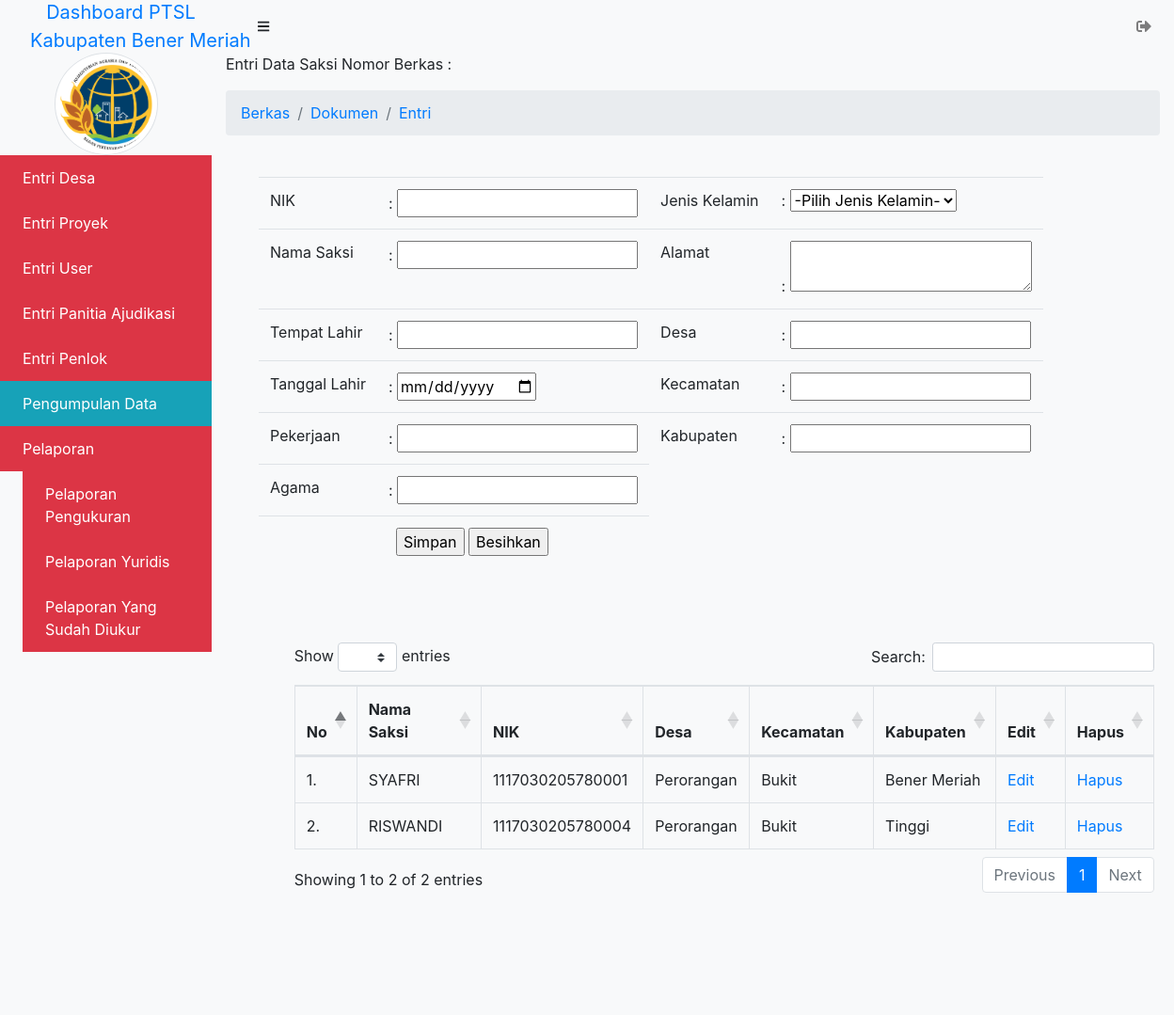
Screenshot of /admin/pemb_berkas/dokumen/entri/entri_saksi.php (signed in) with the database file from the repository.
### tables this page shows
CREATE TABLE `saksi` (
  `id_saksi` int(11) NOT NULL,
  `nik_saksi` varchar(100) NOT NULL,
  `id_jk` int(11) NOT NULL,
  `nama_saksi` varchar(225) NOT NULL,
  `alamat_saksi` text NOT NULL,
  `temp_lahir_saksi` varchar(225) NOT NULL,
  `desa_saksi` varchar(255) NOT NULL,
  `tgl_lahir_saksi` date NOT NULL,
  `kecamatan_saksi` varchar(255) NOT NULL,
  `pekerjaan_saksi` varchar(255) NOT NULL,
  `kabupaten_saksi` varchar(255) NOT NULL,
  `agama_saksi` varchar(100) NOT NULL
);

### admin/_config/config.php (called while the page is built, shortened)
<?php
function base_url($url = null) {
    $base_url = "http://localhost:8080/ptslbm";
    if ($url != null) {
        return $base_url."/".$url;
    } else {
        return $base_url;
    }
}
?>

### admin/pemb_berkas/dokumen/entri/entri_saksi.php (the view, shortened to what this page needs)
<?php $title = "Entri Data Saksi";
include_once('../../../_header.php');
?>
			<div id="layoutSidenav_content">
                <main>
                    <div class="container-fluid">
                        <p>Entri Data Saksi Nomor Berkas :</p>
                        <ol class="breadcrumb mb-4">
                            <li class="breadcrumb-item active">
                                <a href="<?= base_url('admin/pemb_berkas');?>"> Berkas</a>
                            </li>
                            <li class="breadcrumb-item active">
                                <a href="<?= base_url('admin/pemb_berkas/dokumen');?>"> Dokumen</a>
                            </li>
                            <li class="breadcrumb-item active">
                                <a href="<?= base_url('admin/pemb_berkas/dokumen/entri/entri_pemohon.php');?>"> Entri</a>
                            </li>
                        </ol>
<?php
function tambah($koneksi){
	?>
	<dir class="row">
		<div class="col-xl-12">
		<form action="" method="POST">
			<div class="form-row">
					<fieldset>
						<div class="table-responsive">
							<table class="table table-responsive-sm table-hover" border="0">
								<tr>
									<div class="col-md-3">
										<td>NIK </td>
									</div>
									<div class="col-md-3">
										<td> : <input type="number" name="nik" required /></td>
									</div>
									<div class="col-md-3">
										<td>Jenis Kelamin </td>
									</div>
									<div class="col-md-3">
										<td> :
											<select name="id_jk" required>
									            <option disabled selected value="">-Pilih Jenis Kelamin-</option>
											</select>
										</td>
									</div>
								</tr>
								<tr>
									<div class="col-md-3">
										<td>Nama Saksi </td>
									</div>
									<div class="col-md-3">
										<td> : <input type="text" name="nm_saksi" required /></td>
									</div>
									<div class="col-md-3">
										<td>Alamat </td>
									</div>
									<div class="col-md-3">
										<td> : <textarea name="alamat" row="4" cols="23"></textarea></td>
									</div>
								</tr>
								<tr>
									<div class="col-md-3">
										<td>Tempat Lahir </td>
									</div>
									<div class="col-md-3">
										<td> : <input type="text" name="temp_lahir" required /></td>
									</div>
									<div class="col-md-3">
										<td>Desa </td>
									</div>
									<div class="col-md-3">
										<td> : <input type="text" name="desa" required /></td>
									</div>
								</tr>
								<tr>
									<div class="col-md-3">
										<td>Tanggal Lahir </td>
									</div>
									<div class="col-md-3">
										<td> : <input type="date" name="tgl_lahir" required /></td>
									</div>
									<div class="col-md-3">
										<td>Kecamatan </td>
									</div>
									<div class="col-md-3">
										<td> : <input type="text" name="kecamatan" required /></td>
									</div>
								</tr>
								<tr>
									<div class="col-md-3">
										<td>Pekerjaan </td>
									</div>
									<div class="col-md-3">
										<td> : <input type="rext" name="pekerjaan" required /></td>
									</div>
									<div class="col-md-3">
										<td>Kabupaten </td>
									</div>
									<div class="col-md-3">
										<td> : <input type="text" name="kabupaten" required /></td>
									</div>
								</tr>
								<tr>
									<td>Agama </td>
									<td> : <input type="text" name="agama" required/></td>
								</tr>
								<tr>
									<td></td>
									<td><label class="ml-2">
									<input type="submit" name="btn_simpan" value="Simpan"/>
									<input type="reset" name="reset" value="Besihkan"/>
								</label></td>
								</tr>
							</table>
							<br>
						</div>
				</fieldset>
			</div>
		</form>
	</div>
	</div>
                        <div class="row">
                        	<div class="col-xl-auto offset-xl-1">
	<?php
}
function tampil_data($koneksi){
	$sql = "SELECT * FROM saksi LEFT JOIN jenis_kelamin ON saksi.id_jk = jenis_kelamin.id_jk";
	$query = mysqli_query($koneksi, $sql);
	$nomor = 1;
		echo "<fieldset>";
		echo "<div class='table-responsive'>";
		echo "<table class='table table-responsive-sm table-bordered table-hover' id='user' border='1' cellpadding='10'>";
		echo "<thead>";
			echo "<tr>";
			echo "<th>No</th>
				<th>Nama Saksi</th>
				<th>NIK</th>
				<th>Desa</th>
				<th>Kecamatan</th>
				<th>Kabupaten</th>
				<th>Edit</th>
				<th>Hapus</th>";
			echo "</tr>";
		echo "</thead>";
		echo "<tbody>";
	while($data = mysqli_fetch_array($query)){
		?>
			<tr>
				<td><?= $nomor++; ?>.</td>
				<td><?php echo $data['nama_saksi']; ?></td>
				<td><?php echo $data['nik_saksi']; ?></td>
				<td><?php echo $data['desa_saksi']; ?></td>
				<td><?php echo $data['kecamatan_saksi']; ?></td>
				<td><?php echo $data['kabupaten_saksi']; ?></td>
				<td>
					<a href="entri_saksi.php?aksi=update&id=<?php echo $data['id_saksi']; ?>&nik=<?php echo $data['nik_saksi']; ?>&jk=<?php echo $data['id_jk']; ?>&nm_saksi=<?php echo $data['nama_saksi']; ?>&alamat=<?php echo $data['alamat_saksi']; ?>&temp_lahir=<?php echo $data['temp_lahir_saksi']; ?>&desa=<?php echo $data['desa_saksi']; ?>&tgl_lahir=<?php echo $data['tgl_lahir_saksi']; ?>&kecamatan=<?php echo $data['kecamatan_saksi']; ?>&pekerjaan=<?php echo $data['pekerjaan_saksi']; ?>&kabupaten=<?php echo $data['kabupaten_saksi']; ?>&agama=<?php echo $data['agama_saksi']; ?>">Edit</a>
				</td>
				<td>
					<a href="entri_saksi.php?aksi=delete&id=<?php echo $data['id_saksi']; ?>" onClick="return confirm('Yakin akan menghapus saksi <?= $data['nama_saksi']; ?>?')">Hapus</a>
				</td>
			</tr>
		<?php
	}
	echo "</tbody>";
	echo "</table>";
	echo "</fieldset>";
}
		?>
		<?php
if (isset($_GET['aksi'])){
	switch($_GET['aksi']){
		case "create":
			echo '<a href="entri_saksi.php"> &laquo; Home</a>';
			tambah($koneksi);
			break;
		case "read":
			tampil_data($koneksi);
			break;
		case "update":
			ubah($koneksi);
			tampil_data($koneksi);
			break;
		case "delete":
			hapus($koneksi);
			break;
		default:
			echo "<h3>Aksi <i>".$_GET['aksi']."</i> tidaka ada!</h3>";
			tambah($koneksi);
			tampil_data($koneksi);
	}
} else {
	tambah($koneksi);
	tampil_data($koneksi);
}
?>
                    		</div>
                    	</div>
                    </div>
				</div>
<?php include_once('../../../_footer.php'); ?>

### rows the page displays
saksi: nama_saksi "SYAFRI", nik_saksi "1117030205780001", desa_saksi "Perorangan", kecamatan_saksi "Bukit", kabupaten_saksi "Bener Meriah"
saksi: nama_saksi "RISWANDI", nik_saksi "1117030205780004", desa_saksi "Perorangan", kecamatan_saksi "Bukit", kabupaten_saksi "Tinggi"
